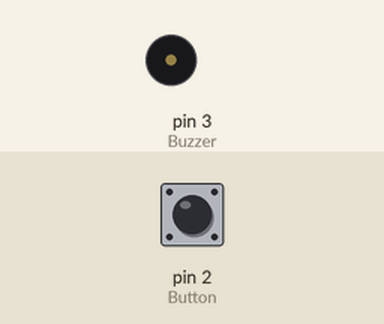
Bench run of a sketch on a simulated Arduino Nano, built with avr-gcc and run on an emulated ATmega328P. Parts: buzzer (waves = sounding). The inputs (shaded band) are chosen by the test bench; at power-on: pin 2 (Button) HIGH.

Above: at 1.2 s.
1.3 s: pin 2 (Button) pulled LOW for 0.15 s
At 3.4 s:
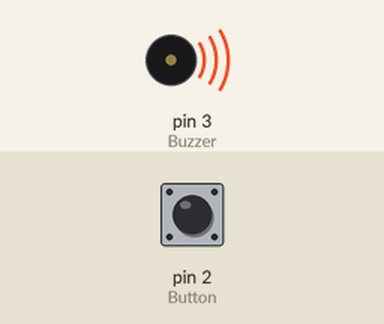
4.4 s: pin 2 (Button) pulled LOW for 1 s
Timing chart, 0 to 11.8 s (numbered marks = the images above; inputs shaded):
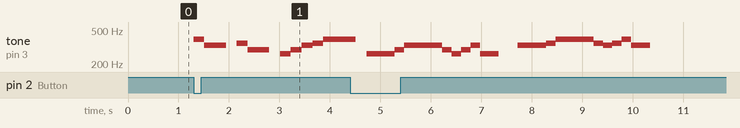

The sketch:

example_8.2.ino
```cpp
/*** 無源蜂鳴器範例 ***/ #include "music.h"  //載入音樂定義檔

#define Button 2 //指定按鈕開關的接腳為D2
#define Buzzer 3 //指定蜂鳴器的接腳為D3
int num = -1, flag = 0;
int speed[3] = {
    S140,
    S80,
    S60
}; //三首歌的速度
//定義音高,XX表結束
int pitch[3][30] = {
    {
        G4,
        E4,
        E4,
        0,
        F4,
        D4,
        D4,
        0,
        C4,
        D4,
        E4,
        F4,
        G4,
        G4,
        G4,
        0,
        XX
    }, //小蜜蜂
    {
        C4,
        C4,
        D4,
        E4,
        E4,
        D4,
        C4,
        D4,
        E4,
        C4,
        0,
        E4,
        E4,
        F4,
        G4,
        G4,
        F4,
        E4,
        F4,
        G4,
        E4,
        0,
        XX
    }, //蝴蝶
    {
        C4,
        C4,
        D4,
        F4,
        G4,
        F4,
        G4,
        A4,
        0,
        C5,
        A4,
        A4,
        G4,
        F4,
        G4,
        0,
        0,
        XX
    }
}; //望春風
//定義節拍
float tempo[3][30] = {
    {
        T4,
        T4,
        T4,
        T4,
        T4,
        T4,
        T4,
        T4,
        T4,
        T4,
        T4,
        T4,
        T4,
        T4,
        T4,
        T4
    }, //小蜜蜂
    {
        T4,
        T8,
        T8,
        T4,
        T4,
        T8,
        T8,
        T8,
        T8,
        T4,
        T4,
        T4,
        T8,
        T8,
        T4,
        T4,
        T8,
        T8,
        T8,
        T8,
        T4,
        T4
    }, //蝴蝶
    {
        T4d,
        T8,
        T4,
        T4,
        T4,
        T8,
        T8,
        T4,
        T4,
        T4d,
        T8,
        T8,
        T8,
        T4,
        T2,
        T4,
        T4
    }
}; //望春風

void setup() {
    pinMode(Button, INPUT_PULLUP); //設定Button接腳，並啟用內建的上拉電阻
    pinMode(Buzzer, OUTPUT); //設定蜂鳴器接腳為輸出模式
}

void loop() {
    if (digitalRead(Button) == LOW) //讀取Button接腳的電位是否為LOW
    {
        num = ++num % 3;
        flag = 1;
    } //若是，就代表按下開關，num+1後取3的餘數
    if (flag == 1) {
        play(num);
        flag = 0;
    }
}

void play(int num) {
    int i, T1time, duration;
    T1time = 4 * 60000 / speed[num]; //計算全音符T1的時間(ms)
    for (i = 0;; i++) {
        if (pitch[num][i] == 9999) return; //判斷結尾
        duration = T1time * tempo[num][i]; //計算節拍時間(ms)
        tone(Buzzer, pitch[num][i], duration / 2); //演奏一半
        delay(duration / 2); //停頓一半，才不會所有的音都連在一起
    }
}
```

music.h
```cpp
/*---------- Note Frequency ----------*/
#define A0  28
#define AS0 29
#define B0  31
#define C1  33
#define CS1 35
#define D1  37
#define DS1 39
#define B0  31
#define C1  33
#define CS1 35
#define D1  37
#define DS1 39
#define E1  41
#define F1  44
#define FS1 46
#define G1  49
#define GS1 52
#define A1  55
#define AS1 58
#define B1  62
#define C2  65
#define CS2 69
#define D2  73
#define DS2 78
#define E2  82
#define F2  87
#define FS2 93
#define G2  98
#define GS2 104
#define A2  110
#define AS2 117
#define B2  123
#define C3  131
#define CS3 139
#define D3  147
#define DS3 156
#define E3  165
#define F3  175
#define FS3 185
#define G3  196
#define GS3 208
#define A3  220
#define AS3 233
#define B3  247
#define C4  262
#define CS4 277
#define D4  294
#define DS4 311
#define E4  330
#define F4  349
#define FS4 370
#define G4  392
#define GS4 415
#define A4  440
#define AS4 466
#define B4  494
#define C5  523
#define CS5 554
#define D5  587
#define DS5 622
#define E5  659
#define F5  698
#define FS5 740
#define G5  784
#define GS5 831
#define A5  880
#define AS5 932
#define B5  988
#define C6  1047
#define CS6 1109
#define D6  1175
#define DS6 1245
#define E6  1319
#define F6  1397
#define FS6 1480
#define G6  1568
#define GS6 1661
#define A6  1760
#define AS6 1865
#define B6  1976
#define C7  2093
#define CS7 2217
#define D7  2349
#define DS7 2489
#define E7  2637
#define F7  2794
#define FS7 2960
#define G7  3136
#define GS7 3322
#define A7  3520
#define AS7 3729
#define B7  3951
#define C8  4186
#define XX  9999       //end note

/*---------- Time Value Factor ----------*/
#define T1   1         //---1
#define T2d  0.75      //---3/4
#define T2   0.5       //---1/2
#define T4d  0.375     //---3/8
#define T4   0.25      //---1/4
#define T8d  0.1875    //---3/16
#define T8   0.125     //---1/8
#define T16d 0.09375   //---3/32
#define T16  0.0625    //---1/16
#define T32  0.03125   //---1/32

/*---------- Speed ----------*/
#define S40   40
#define S50   50
#define S60   60
#define S70   70
#define S80   80
#define S90   90
#define S100  100
#define S110  110
#define S120  120
#define S130  130
#define S140  140
#define S150  150
#define S160  160
```

Measured:
- after the input at 1.3 s, tone on pin 3 (Buzzer): plays 392 Hz for 0.21 s, 330 Hz for 0.43 s, 349 Hz for 0.21 s, 294 Hz for 0.43 s, 262 Hz for 0.21 s, 294 Hz for 0.21 s … (9 notes in this stretch), starting at once
